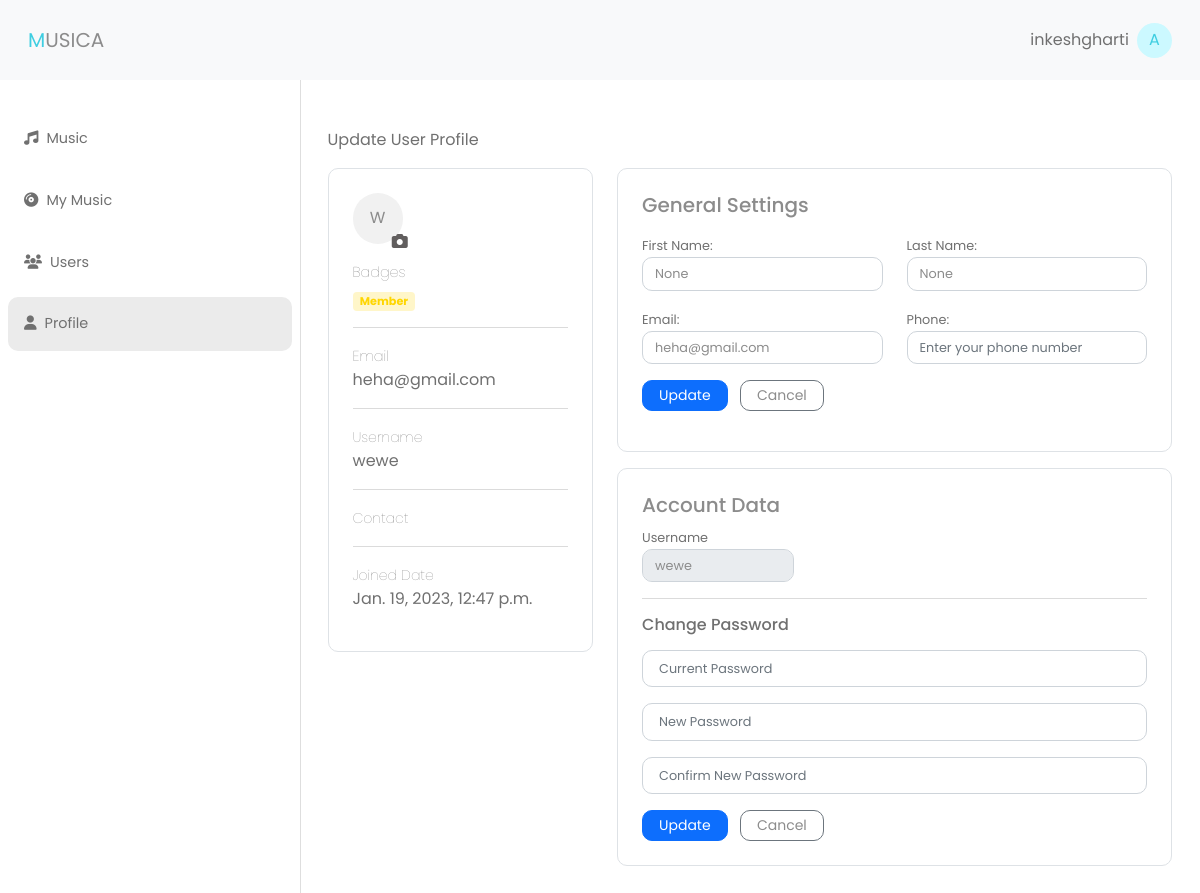
/account/update-profile/19 (signed in), run on the app's committed database.
### account/models.py (models this page shows, shortened)
class Profile(models.Model):
    user = models.OneToOneField(User, on_delete=models.CASCADE)
    first_name = models.CharField(max_length=200, null=True)
    last_name = models.CharField(max_length=200, null=True)
    image = models.ImageField(upload_to="static/user-images")
    phone = models.CharField(max_length=10, null=True)

### account/views.py (the view)
# urls.py: path('update-profile/<int:id>', views.update_profile, name="update-profile"),
def update_profile(request, id):
    user = User.objects.get(id=id)
    profile = Profile.objects.filter(user=user)
    if not profile:
        profile = Profile.objects.create(user=user)
    else:
        profile = Profile.objects.get(user=user)
    if request.method == 'POST':
        if "details" in request.POST:
            profile.first_name = request.POST.get('first_name')
            profile.last_name = request.POST.get('last_name')
            image = request.FILES.get('image')
            if profile:
                if image:
                    profile.image = image
                print(image)
                profile.save()
                messages.success(request, "Profile updated successfully")
                return HttpResponseRedirect(request.META.get("HTTP_REFERER"))
            else:
                messages.success(request, "Profile update failed")
        elif "passwords" in request.POST:
            password_form = PasswordChange(request.POST)
            if password_form.is_valid():
                current_password = password_form.cleaned_data.get('current_password')
                user = auth.authenticate(username=request.user, password=current_password)
                if not user:
                    messages.error(request, "Incorrect password")
                    return HttpResponseRedirect(request.META.get("HTTP_REFERER"))
                else:
                    password1 = password_form.cleaned_data.get('password1')
                    profile.user.set_password(password1)
                    profile.user.save()
                    messages.success(request, "Password changed successfully. Please login again")
                    return redirect("/account/login")
    else:
        password_form = PasswordChange()
    return render(request, 'account/update-profile.html', {'profile': profile, "active_profile": "active", 'form': password_form})

### account/forms.py (shortened to what this page needs)
class PasswordChange(forms.Form):
    current_password = forms.CharField(
        label='Current Password',
        widget=forms.PasswordInput(
            attrs={"class": "form-control rounded text-sm form-control-lg", "placeholder": "Current Password"}))
    password1 = forms.CharField(
        label='New Password',
        widget=forms.PasswordInput(
            attrs={"class": "form-control rounded text-sm form-control-lg", "placeholder": "New Password"})
    )
    password2 = forms.CharField(
        label='Confirm New Password',
        widget=forms.PasswordInput(
            attrs={"class": "form-control rounded text-sm form-control-lg", "placeholder": "Confirm New Password"}))

### account/templates/account/update-profile.html (shortened to what this page needs)
{% extends 'base.html' %}
{% load static %}
{% block content %}
<div class="px-3">
    <div class="py-4">
        <p>Update User Profile</p>
        <div class='row'>
            <div class='col-md-4'>
                <div class='rounded border py-4 px-4'>
                    <div class='d-flex'>
                        <div class='position-relative'>
                            {% if profile.image %}
                            <img class='avatar' src="/{{profile.image}}" alst="" />
                            {% else %}
                            <div class='no-img-avatar bg-muted rounded-circle'>
                                <span class='text-secondary'>{{ profile.user.username|make_list|first|upper }}</span>
                            </div>
                            {% endif %}
                            <span style="position:absolute; bottom:-1ch; right: -0.5ch;"
                                onclick="document.querySelector('#file-field').click()" class='profile-edit-btn'><i
                                    class='fa-solid fa-camera text-dark'></i></span>
                        </div>
                    </div>
                    <div class="my-3">
                        <div>
                            <small class='text-s fw-lighter'>Badges</small>
                            <div class="d-flex mt-2">
                                <p class="m-0 text-xs badge badge-warning">Member</p>
                            </div>
                            <hr />
                        </div>
                        <div>
                            <small class='text-s fw-lighter'>Email</small>
                            <p>{{profile.user.email}}</p>
                            <hr />
                        </div>
                        <div>
                            <small class='fw-lighter'>Username</small>
                            <p>{{profile.user.username}}</p>
                            <hr />
                        </div>
                        <div>
                            <small class='fw-lighter'>Contact</small>
                            <hr />
                        </div>
                        <div>
                            <small class='fw-lighter'>Joined Date</small>
                            <p>{{profile.user.date_joined}}</p>
                        </div>
                    </div>
                </div>
            </div>
            <div class='col-md-8'>
                <div class='rounded border p-4'>
                    <h5 class='text-secondary'>General Settings</h5>
                    <form action="" method="POST" enctype="multipart/form-data">
                        <div class='my-3'>
                            <div class='row my-3'>
                                <div class='col'>
                                    <label class='text-sm' htmlFor="">First Name:</label>
                                    <input class='form-control rounded text-secondary text-sm' type="text"
                                        value="{{profile.first_name}}" placeholder='Enter first name'
                                        name="first_name" />
                                </div>
                                <div class='col'>
                                    <label class='text-sm' htmlFor="">Last Name:</label>
                                    <input class='form-control rounded text-secondary text-sm' type="text"
                                        value="{{profile.last_name}}" placeholder='Enter last name' name="last_name" />
                                </div>
                            </div>
                            <div class='row my-3'>
                                <div class='col'>
                                    <label class='text-sm' htmlFor="">Email:</label>
                                    <input class='form-control rounded text-secondary text-sm' type="text"
                                        value="{{profile.user.email}}" placeholder='Enter your email' name="email" />
                                </div>
                                <div class='col'>
                                    <label class='text-sm' htmlFor="">Phone:</label>
                                    <input class='form-control rounded text-secondary text-sm' type="text"
                                        value="{{profile.phone}}" placeholder='Enter your phone number' name="phone" />
                                </div>
                            </div>
                            <div>
                                <button class='btn btn-primary btn-sm rounded px-3' type="submit"
                                    name="details">Update</button>
                                <button class='btn btn-sm border-secondary rounded px-3 mx-2 text-secondary'
                                    type="button">Cancel</button>
                            </div>
                        </div>
                    </form>
                </div>
                <div class='my-3 rounded border p-4'>
                    <h5 class='text-secondary'>Account Data</h5>
                    <div class='row'>
                        <div class='col-4'>
                            <label class='text-sm' htmlFor="">Username</label>
                            <input class='form-control rounded text-secondary text-sm' disabled type="text"
                                value={{profile.user.username}} />
                        </div>
                    </div>
                    <hr />
                    <form action="" method="POST">
                        <div>
                            <h6>Change Password</h6>
                            <div>
                                <div class="form-group my-3">
                                    {{ form.current_password }}
                                </div>
                                <div class="form-group my-3">
                                    {{ form.password1 }}
                                </div>
                                <div class="form-group my-3">
                                    {{ form.password2 }}
                                </div>
                            </div>
                            <div>
                                <button class='btn btn-primary btn-sm rounded px-3' type="submit"
                                    name="passwords">Update</button>
                                <button
                                    class='btn btn-sm border-secondary rounded px-3 mx-2 text-secondary'>Cancel</button>
                            </div>
                        </div>
                    </form>
                </div>
            </div>
        </div>
    </div>
</div>
{% endblock %}

### templates/navbar.html (shortened to what this page needs)
<div class="" style="height: 8ch">
    <nav class="navbar navbar-expand-lg navbar-light bg-light py-3 px-3 fixed-top" style="height: 8ch;">
        <div class="d-flex container-fluid">
            <a class="navbar-brand text-secondary" href="/"><span class="text-info">M</span>USICA</a>
            {% if request.user.is_authenticated %}
            <div class="dropdown d-flex align-items-center justify-content-center position-relative ms-auto">
                <p class="m-0 me-2">{{request.user}}</p>
                <div class="" type="button" id="dropdownMenuButton1" data-bs-toggle="dropdown" aria-expanded="false">
                    <div class="no-img-avatar-sm badge-info">A</div>
                </div>
            </div>
            {% else %}
            <div>
                <a class="btn btn-primary rounded btn sm px-3" href="/account/login">Sign in</a>
            </div>
            {% endif %}
        </div>
    </nav>
</div>

### static/css/basestyles.css (style rules this page uses)
* { font-family: Poppins; color: #707070; }
a { text-decoration: none; color: #707070; }
:root { --primary: #3aa0ff; --primary-light: #8AC6FD; --primary-muted: #D7ECFF; --primary-faded: #F3F9FF; --secondary: #8C8C8C; --secondary-light: #B8B8B8; --secondary-muted: #E7E7E7; --danger: #FF5454; --danger-light: #FF7676; --danger-muted: #FFE6E6; --success: #4FE02A; --success-light: #5FEC53; --success-muted: #CCFFD1; --warning: #FFD600; --warning-light: #F5FF82; --warning-muted: #FFF6C9; --info: #3FCEE1; --info-light: #6FE9F9; --info-muted: #CCF9FF; --light: #FFFFFF; --dark: #615E5E; --muted: #f1f1f1; --rounded: 10px; --rounded-sm: 6px; }
.text-s { font-size: 0.9rem; }
.text-sm { font-size: 0.8rem; }
.text-xs { font-size: 0.7rem; }
.text-secondary { color: var(--secondary) !important; }
.text-dark { color: var(--dark) !important; }
.text-info { color: var(--info) !important; }
.bg-muted { background: var(--muted) !important; }
.rounded { border-radius: 10px !important; }
label { font-size: 0.8rem; color: #707070 }
.no-img-avatar-sm { height: 3.5ch; width: 3.5ch; border-radius: 50%; display: flex; justify-content: center; align-items: center; }
.no-img-avatar { height: 5ch; width: 5ch; border-radius: 50%; display: flex; justify-content: center; align-items: center; }
.badge-info { background: var(--info-muted); color: var(--info); }
.badge-warning { background: var(--warning-muted); color: var(--warning); }

### data on the page
Profile: user.username|make_list "W", user.email "heha@gmail.com", user.username "wewe", user.date_joined "Jan. 19, 2023, 12:47 p.m.", first_name "None", last_name "None", email "heha@gmail.com"

### other printed values
{{ request.user }} "inkeshgharti"
